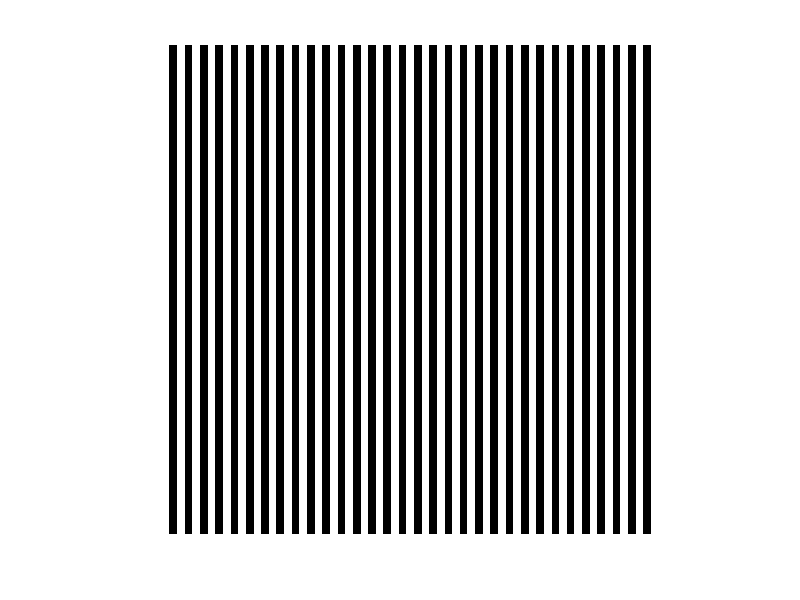

Here is the MATLAB script that generated this plot:
%输出：半平面1，半平面2，半平面1长度，半平面2长度   （半平面结构：plane→pixel→x,y） 
%输入：待划分图像
%顺序从左到右 从上到下 plane1首元素为1，1
%奇偶行划分 plane1第一个   若偶数全排 若奇数 舍去最后一行
img=zeros(64);
[img_H,img_V]=size(img);
plane1_len=0;
plane2_len=0;
%计算半平面点个数
for i=1:img_H
    odd_flag=mod(i,2);%判定奇偶性
    switch odd_flag
        case 1
            plane1_len=plane1_len+ceil(img_V/2);
            plane2_len=plane2_len+floor(img_V/2);
        case 0
            plane1_len=plane1_len+floor(img_V/2);
            plane2_len=plane2_len+ceil(img_V/2);
    end
end
%初始化半平面结构体
plane1=cell(plane1_len,1);
plane2=cell(plane2_len,1);
coord.x=0;
coord.y=0;
plane1_cnt=1;
plane2_cnt=1;
pixel_cnt=1;
even_flag=mod(img_V,2);
even_switch=1;

%判断奇偶划分
switch even_flag
    case 1%为奇数列
        for i=1:img_V
        img(i,img_V)=128;
        end
        cnt=1;
        for ii=1:img_H
            for jj=1:img_V-1
                coord.x=ii;
                coord.y=jj;
                odd_flag=mod(pixel_cnt,2);
                switch odd_flag
                    case 1
                        plane1{plane1_cnt}=coord;
                        plane1_cnt=plane1_cnt+1;
                        img(ii,jj)=0;
                    case 0
                        plane2{plane2_cnt}=coord;
                        plane2_cnt=plane2_cnt+1;
                        img(ii,jj)=255;
                end
                if(jj==img_V-1)
                pixel_cnt=1;
                else
                pixel_cnt=pixel_cnt+1;
                end
            end
        end
    case 0%为偶数列
        for ii=1:img_H
                    for jj=1:img_V
                        coord.x=ii;
                        coord.y=jj;
                        odd_flag=mod(pixel_cnt,2);
                        switch odd_flag
                            case 1
                                plane1{plane1_cnt}=coord;
                                plane1_cnt=plane1_cnt+1;
                                img(ii,jj)=0;
                            case 0
                                plane2{plane2_cnt}=coord;
                                plane2_cnt=plane2_cnt+1;
                                img(ii,jj)=255;
                        end
                        
                        pixel_cnt=pixel_cnt+1;
                        
                    end
        end
end
imshow(uint8(img))